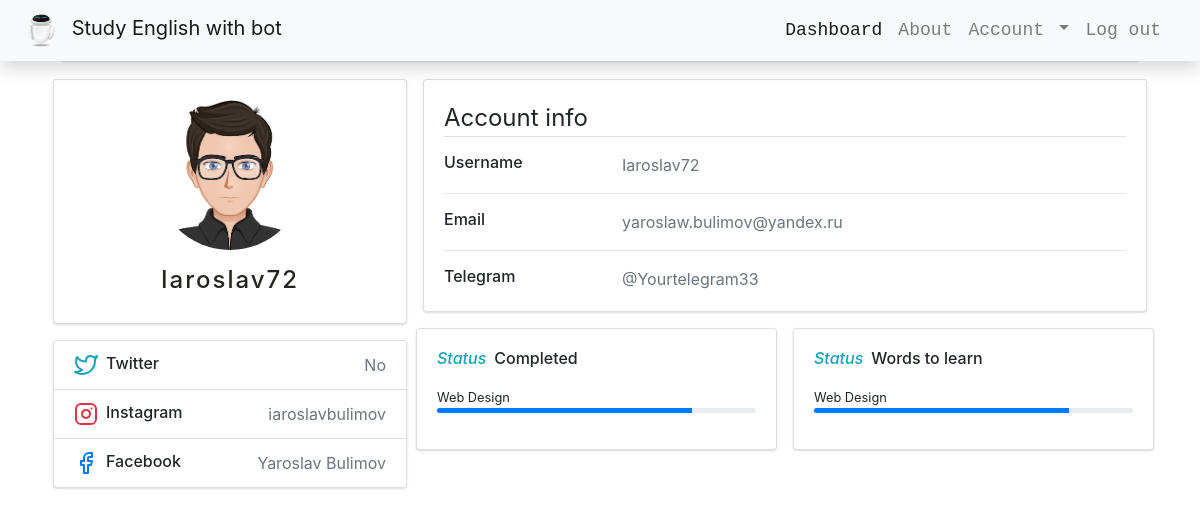
Page /account (signed in) on the earlier database version.
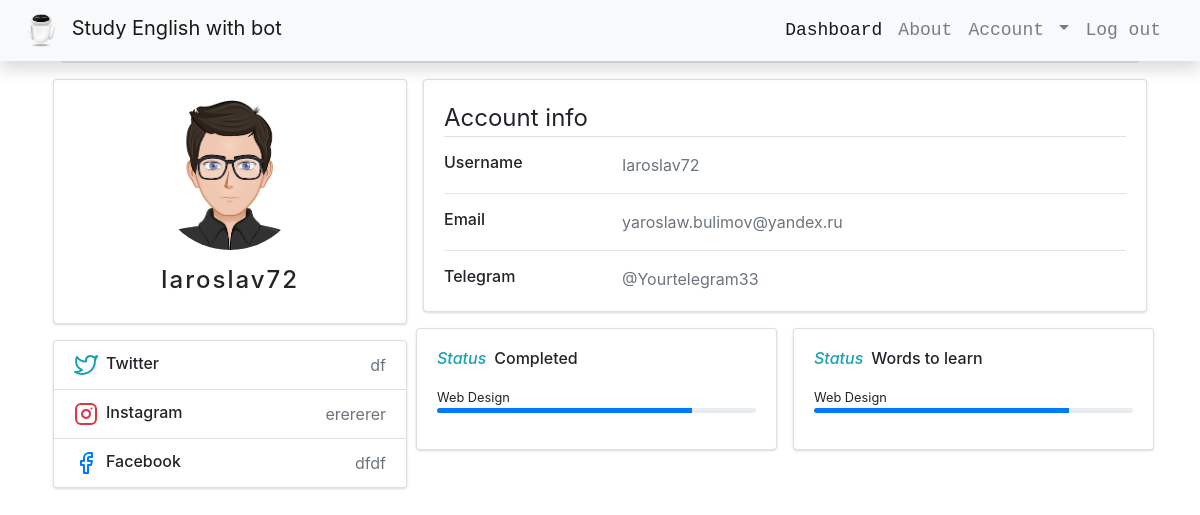
Same page on the later database version.
### app/models.py (models this page shows, shortened)
class User(db.Model, UserMixin):
    id = db.Column(db.Integer, primary_key=True)
    name = db.Column(db.String(20), unique=True, nullable=False)
    email = db.Column(db.String(60), unique=True, nullable=False)
    img_file = db.Column(db.String(20), nullable=False, default="static/default.png")
    password = db.Column(db.String(60), nullable=False)
    words = db.relationship("Words", backref="author", lazy=True)
    instagram = db.Column(db.String(30), nullable=False, default="Your instagram")
    facebook = db.Column(db.String(30), nullable=False, default="Your facebook")
    twitter = db.Column(db.String(30), nullable=False, default="Your twitter")
    telegram_info = db.Column(db.String(30), nullable=False, default="@Yourtelegram")

### app/users/routes.py (the view)
@users.route("/account", methods=["GET", "POST"])
@login_required
def account():
    image_file = current_user.img_file
    return render_template("account.html", title="Account", image_file=image_file)

### app/models.py (called while the page is built)
@login_manager.user_loader
def load_user(user_id):
    return User.query.get(int(user_id))

### app/templates/account.html (shortened to what this page needs)
<!DOCTYPE html>
<html lang="en">
  {% block bot %}
  <head>
  </head>
  {% endblock bot %}
  <body>
    <link
      rel="stylesheet"
      href="{{ url_for('static', filename='main.css') }}"
    />
    <link
      rel="stylesheet"
      href="https://stackpath.bootstrapcdn.com/bootstrap/4.5.2/css/bootstrap.min.css"
    />
    <nav class="navbar navbar-expand-lg navbar-light bg-light fixed-top mb-5 shadow" style="background: transparent;">
      <a class="navbar-brand" id="brand" href="users.main">
        <img src="{{ url_for('static', filename='bot.png') }}"width="50" height="35" class="d-inline-block align-top" alt="">
        Study English with bot
      </a>
        <div class="container">
          <div class="collapse navbar-collapse" id="navbarResponsive">
            <ul class="navbar-nav ml-auto">
              <li class="nav-item active">
                <a class="nav-link" href="{{ url_for('users.dashboard') }}">Dashboard
                    </a>
              </li>
              <li class="nav-item">
                <a class="nav-link" href="#">About</a>
              </li>
              <li class="nav-item">
                {% if current_user.is_authenticated %}
                <li class="nav-item dropdown">
                  <a class="nav-link dropdown-toggle" href="{{ url_for('users.account') }}" id="navbarDropdown" role="button" data-toggle="dropdown" aria-haspopup="true" aria-expanded="false">
                    Account
                  </a>
                </li>
                {% else %}
                  <a class="nav-link" href="{{ url_for('users.login') }}">Log in</a>
                {% endif %}
              </li>
              <li class="nav-item">
                {% if current_user.is_authenticated %}
                  <a class="nav-link" href="{{ url_for('users.logout') }}">Log out</a>
                {% else %}
                <a class="nav-link" href="{{ url_for('users.signup') }}">Sign up</a>
                {% endif %}
              </li>
            </ul>
          </div>
        </div>
      </nav>
    <div class="container">
        <div class="main-body">
              <nav aria-label="breadcrumb" class="main-breadcrumb">
                <ol class="breadcrumb">
                  <li class="breadcrumb-item"><a href="index.html">Home</a></li>
                  <li class="breadcrumb-item"><a href="javascript:void(0)">User</a></li>
                  <li class="breadcrumb-item active" aria-current="page">User Profile</li>
                </ol>
              </nav>
              <div class="row gutters-sm">
                <div class="col-md-4 mb-3">
                  <div class="card">
                    <div class="card-body">
                      <div class="d-flex flex-column align-items-center text-center">
                        <img src="{{ image_file }}" alt="Admin" class="rounded-circle" width="150">
                        <div class="mt-3">
                          <h4> {{ current_user.name }}</h4>
                        </div>
                      </div>
                    </div>
                  </div>
                  <div class="card mt-3">
                    <ul class="list-group list-group-flush">
                      <li class="list-group-item d-flex justify-content-between align-items-center flex-wrap">
                        <h6 class="mb-0">Twitter</h6>
                        <span class="text-secondary">{{ current_user.twitter }}</span>
                      </li>
                      <li class="list-group-item d-flex justify-content-between align-items-center flex-wrap">
                        <h6 class="mb-0">Instagram</h6>
                        <span class="text-secondary">{{ current_user.instagram }}</span>
                      </li>
                      <li class="list-group-item d-flex justify-content-between align-items-center flex-wrap">
                        <h6 class="mb-0">Facebook</h6>
                        <span class="text-secondary">{{ current_user.facebook }}</span>
                      </li>
                    </ul>
                  </div>
                </div>
                <div class="col-md-8">
                  <div class="card mb-3">
                    <div class="card-body">
                      <legend class="border-bottom mb-3">Account info</legend>
                      <div class="row">
                        <div class="col-sm-3">
                          <h6 class="mb-0">Username</h6>
                        </div>
                        <div class="col-sm-9 text-secondary">
                          {{ current_user.name }}
                        </div>
                      </div>
                      <hr>
                      <div class="row">
                        <div class="col-sm-3">
                          <h6 class="mb-0">Email</h6>
                        </div>
                        <div class="col-sm-9 text-secondary">
                          {{ current_user.email }}
                        </div>
                      </div>
                      <hr>
                      <div class="row">
                        <div class="col-sm-3">
                          <h6 class="mb-0">Telegram</h6>
                        </div>
                        <div class="col-sm-9 text-secondary">
                          {{ current_user.telegram_info }}
                        </div>
                      </div>
                    </div>
                  </div>
                  <div class="row gutters-sm">
                    <div class="col-sm-6 mb-3">
                      <div class="card h-100">
                        <div class="card-body">
                          <h6 class="d-flex align-items-center mb-3"><i class="material-icons text-info mr-2">Status</i>Completed</h6>
                          <small>Web Design</small>
                          <div class="progress mb-3" style="height: 5px">
                            <div class="progress-bar bg-primary" role="progressbar" style="width: 80%" aria-valuenow="80" aria-valuemin="0" aria-valuemax="100"></div>
                          </div>
                        </div>
                      </div>
                    </div>
                    <div class="col-sm-6 mb-3">
                      <div class="card h-100">
                        <div class="card-body">
                          <h6 class="d-flex align-items-center mb-3"><i class="material-icons text-info mr-2">Status</i>Words to learn</h6>
                          <small>Web Design</small>
                          <div class="progress mb-3" style="height: 5px">
                            <div class="progress-bar bg-primary" role="progressbar" style="width: 80%" aria-valuenow="80" aria-valuemin="0" aria-valuemax="100"></div>
                          </div>
                        </div>
                      </div>
                    </div>
                  </div>
                </div>
              </div>
            </div>
        </div>
  </body>
</html>

### app/static/main.css (style rules this page uses)
html, body { background: url('https://images.unsplash.com/photo-1530543787849-128d94430c6b?ixlib=rb-1.2.1&ixid=eyJhcHBfaWQiOjEyMDd9&auto=format&fit=crop&w=1500&q=80/1920x1080') no-repeat center center fixed; -webkit-background-size: cover; -moz-background-size: cover; background-size: cover; -o-background-size: cover; }
h4 { letter-spacing: 2px; color: rgb(36, 36, 33); }
nav .navbar-nav li a { color: rgb(197, 200, 202); font-size: large; font-family: 'Courier New', Courier, monospace; }
body { margin-top:20px; color: #1a202c; text-align: left; }
.main-body { padding: 15px; }
.card { box-shadow: 0 1px 3px 0 rgba(0,0,0,.1), 0 1px 2px 0 rgba(0,0,0,.06); }
.card { position: relative; display: flex; flex-direction: column; min-width: 0; word-wrap: break-word; background-color: #fff; background-clip: border-box; border: 0 solid rgba(0,0,0,.125); border-radius: .25rem; }
.card-body { flex: 1 1 auto; padding: 1rem; }
.gutters-sm { margin-right: -8px; margin-left: -8px; }
.gutters-sm>.col, .gutters-sm>[class*=col-] { padding-right: 8px; padding-left: 8px; }
.mb-3, .my-3 { margin-bottom: 1rem!important; }
.h-100 { height: 100%!important; }

Differences in the rows shown:
changed User "Iaroslav72": twitter "No" → "df"; instagram "iaroslavbulimov" → "erererer"; facebook "Yaroslav Bulimov" → "dfdf"
